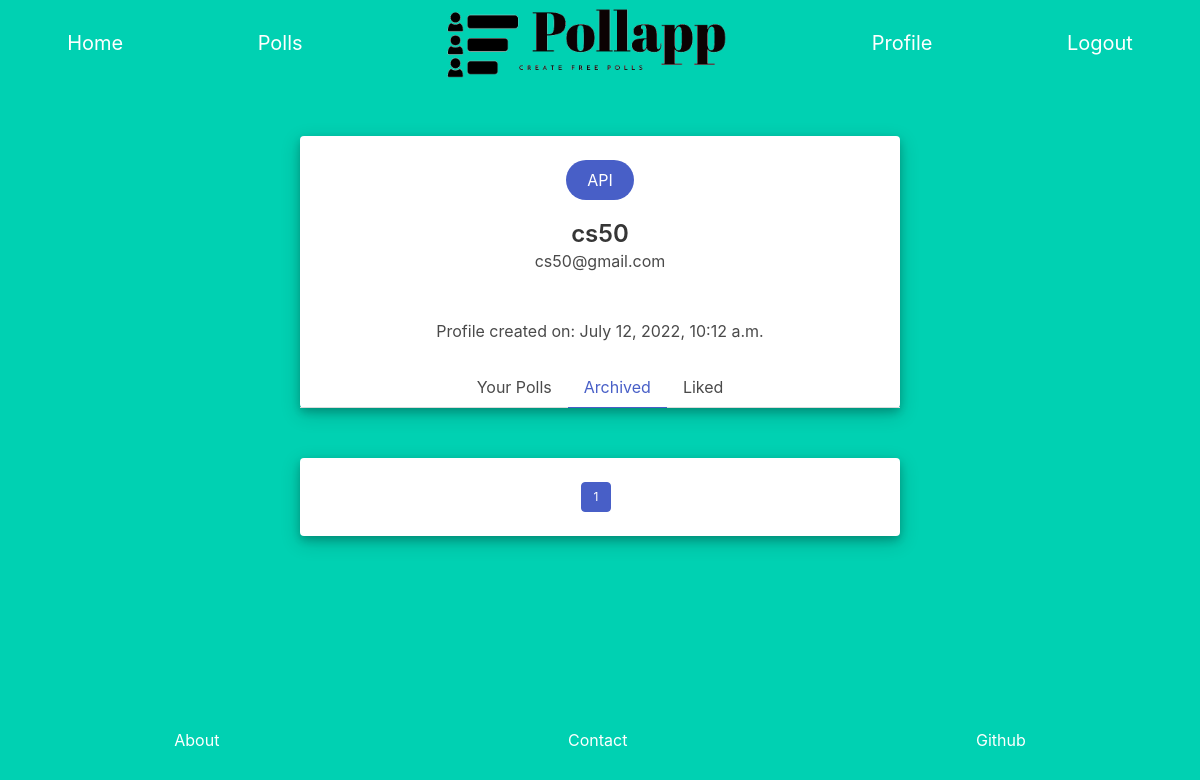
The app's page /profile/archived/1 (signed in) with its own data.
### Pollapp/models.py (models this page shows)
class User(AbstractUser):
    def __str__(self):
        return f"{self.username}"

### Pollapp/views.py (the view, shortened to what this page needs)
# urls.py: path("profile/<str:category>/<str:page_num>", views.profile , name="profile"),
@login_required(redirect_field_name='login')
def profile(request, category, page_num):
    if category == 'archived':
        user_polls = Poll.objects.filter(user=request.user, active=False).order_by("-id")
    elif category=='active':
        user_polls = Poll.objects.filter(user=request.user, active=True).order_by("-id")
    else:
        return render(request, "Pollapp/error_page.html" , {
            "message" : "Wrong url",
        })
    try:
        user_polls_info = pagination(user_polls, int(page_num))
    except:
         return render(request, "Pollapp/error_page.html" , {
            "message" : "Wrong url",
        })
    if int(page_num) >= 3:
        has_first = True
    else:
        has_first = False
    if int(page_num) <= user_polls_info["number_of_pages"]-2:
        has_last = True
    else:
        has_last = False
    return render(request, "Pollapp/profile.html", {
        "current_page_number": int(page_num),
        "polls" : user_polls_info["contents"],
        "number_of_pages": user_polls_info["number_of_pages"],
        "has_next": user_polls_info["has_next"],
        "next":int(page_num)+1,
        "has_previous": user_polls_info["has_previous"],
        "previous":int(page_num)-1,
        "has_first":has_first,
        "has_last": has_last,
        "category": category,
    })

### Pollapp/views.py (called while the page is built)
def pagination(pag_objects, page_num):
    page_view = Paginator(pag_objects,5)
    page_info = {
        "contents": page_view.page(page_num).object_list,
        "number_of_pages": page_view.num_pages,
        "has_next": page_view.page(page_num).has_next(),
        "has_previous": page_view.page(page_num).has_previous(),
    }
    return page_info

### Pollapp/templates/Pollapp/profile.html (shortened to what this page needs)
{% extends "Pollapp/layout.html" %}
{% block body %}
<div id="user_profile" class="card">
    <div style="min-width:100%;" class="card-content">
      <div style="min-width:100%;" class="media">
        <div style="min-width:100%;" class="media-content">
          <a class="button is-link is-rounded small-bottom-margin" href="{% url 'api_info' %}">API</a>
          <p class="title is-4">{{user.username}}</p>
          <p class="subtitle is-6">{{user.email}}</p>
        </div>
      </div>
        <br>
        <time datetime="2016-1-1">Profile created on: {{user.date_joined}}</time>
      </div>
      <div class="tabs is-centered">
        <ul>
          {% if category == "active"%}
            <li class="is-active"><a>Your Polls</a></li>
          {% else %}
            <li><a href="{% url 'profile' 'active' '1' %}">Your Polls</a></li>
          {% endif %}
          {% if category == "archived"%}
            <li class="is-active"><a>Archived</a></li>
          {% else %}
            <li><a href="{% url 'profile' 'archived' '1' %}">Archived</a></li>
          {% endif %}
          {% if category == "liked"%}
            <li class="is-active"><a>Liked</a></li>
          {% else %}
            <li><a href="{% url 'profile' 'liked' '1' %}">Liked</a></li>
          {% endif %}
        </ul>
      </div>
    </div>
  <div class="card poll">
    <div class="card-content">
      <div class="media">
        <div class="media-content">
          <nav style="width: 100%; height: 100%;"class="pagination is-small is-centered" role="navigation" aria-label="pagination">
            <ul class="pagination-list">
              <li><a class="pagination-link is-current" aria-label="Page {{current_page_number}}" aria-current="page">{{current_page_number}}</a></li>
            </ul>
          </nav>
        </div>
      </div>
    </div>
  </div>
{% endblock%}

### Pollapp/static/Pollapp/style.css (style rules this page uses)
.small-bottom-margin { margin-bottom: 20px; }
html, body { background-color: #00d1b2; min-height: 100%; }
#user_profile, .poll { text-align: center; width: 30%; margin: auto; margin-top: 50px; box-shadow: 0 4px 8px 0 rgba(0, 0, 0, 0.2), 0 6px 20px 0 rgba(0, 0, 0, 0.19); }
@media (max-width: 1500px) { #user_profile, .poll { width: 50%; } }

### records on screen
User: username "cs50", email "cs50@gmail.com", date_joined "July 12, 2022, 10:12 a.m."

### other values on screen
{{ current_page_number }} "1"
